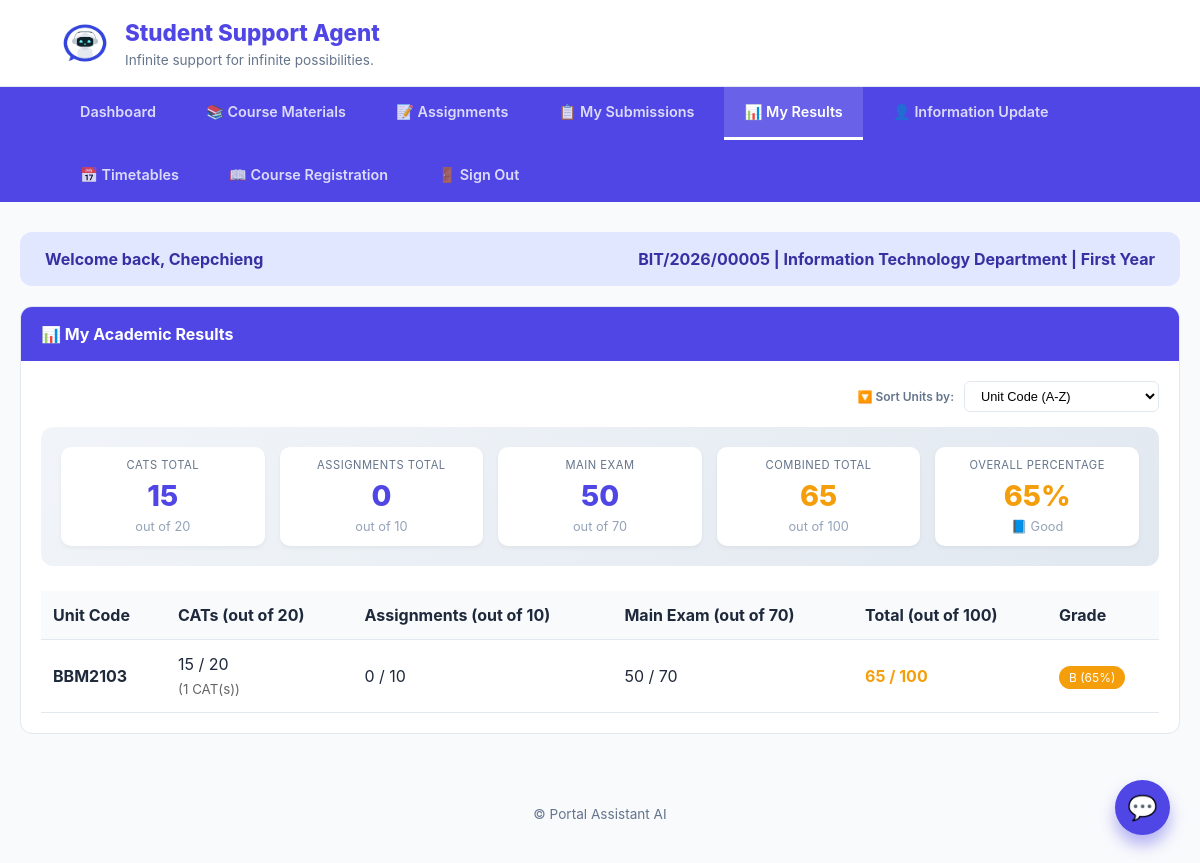
Screenshot of /Student/home.php?page=my_results (signed in) with the database file from the repository.
### tables this page shows
CREATE TABLE `users` (
  `id` int(11) NOT NULL,
  `full_name` varchar(100) NOT NULL,
  `reg_number` varchar(50) NOT NULL,
  `email` varchar(100) NOT NULL,
  `password` varchar(255) NOT NULL,
  `password_changed` tinyint(1) NOT NULL DEFAULT 0,
  `role` enum('student','admin','lecturer') NOT NULL DEFAULT 'student',
  `department` varchar(100) NOT NULL,
  `phone` varchar(20) DEFAULT NULL,
  `created_at` timestamp NOT NULL DEFAULT current_timestamp(),
  `survey_done` tinyint(1) DEFAULT 0
);

CREATE TABLE `assignment_submissions` (
  `id` int(11) NOT NULL,
  `assignment_id` int(11) NOT NULL,
  `unit_code` varchar(20) DEFAULT NULL,
  `student_reg` varchar(50) NOT NULL,
  `submission_text` longtext DEFAULT NULL,
  `file_path` varchar(500) DEFAULT NULL,
  `submitted_at` datetime NOT NULL,
  `obtained_marks` int(11) DEFAULT NULL,
  `total_marks` int(11) DEFAULT NULL,
  `feedback` text DEFAULT NULL,
  `status` enum('submitted','graded','late') DEFAULT 'submitted'
);

### Student/Home.php (the view, shortened to what this page needs)
<?php
$conn = mysqli_connect("localhost", "root", "", "Portal-Asisstant-AI");
$user_id = $_SESSION['user_id'];
$student_reg = $_SESSION['reg_number'];
$student_dept = $_SESSION['department'];
$sql = "SELECT full_name, reg_number, password, department, created_at FROM users WHERE id = ? AND role = 'student'";
$stmt = mysqli_prepare($conn, $sql);
mysqli_stmt_bind_param($stmt, "i", $user_id);
mysqli_stmt_execute($stmt);
$result = mysqli_stmt_get_result($stmt);
$student = mysqli_fetch_assoc($result);
function getStudentYearLevel($reg_number, $created_at) {
    if (preg_match('/\/(\d{4})\//', $reg_number, $matches)) {
        $admission_year = intval($matches[1]);
        $current_year = date('Y');
        $year_diff = $current_year - $admission_year;
        if ($year_diff == 0) return 'First Year';
    }
    return 'Fourth Year';
}
$student_year_level = getStudentYearLevel($student['reg_number'], $student['created_at']);
$name_parts = explode(" ", $student['full_name']);
$fname = $name_parts[0] ?? 'Student';
$page = $_GET['page'] ?? 'dashboard';
$results_sort = $_GET['results_sort'] ?? 'unit_asc';
?>
<!DOCTYPE html>
<html lang="en">
<head>
</head>
<body>
<header>
    <div class="branding">
        <img src="../Images/logo.jpg" class="logoimg" alt="Logo">
        <div>
            <h1>Student Support Agent</h1>
            <small>Infinite support for infinite possibilities.</small>
        </div>
    </div>
</header>
<nav>
    <a href="home.php?page=dashboard" class="<?php echo $page === 'dashboard' ? 'active' : ''; ?>">Dashboard</a>
    <a href="home.php?page=materials" class="<?php echo $page === 'materials' ? 'active' : ''; ?>">📚 Course Materials</a>
    <a href="home.php?page=assignments" class="<?php echo $page === 'assignments' ? 'active' : ''; ?>">📝 Assignments</a>
    <a href="home.php?page=my_submissions" class="<?php echo $page === 'my_submissions' ? 'active' : ''; ?>">📋 My Submissions</a>
    <a href="home.php?page=my_results" class="<?php echo $page === 'my_results' ? 'active' : ''; ?>">📊 My Results</a>
    <a href="personal_information.php">👤 Information Update</a>
    <a href="teaching_timetable.php">📅 Timetables</a>
    <a href="registration.php">📖 Course Registration</a>
    <a href="../logout.php">🚪 Sign Out</a>
</nav>
<div class="container">
    <div class="student-strip">
        <span>Welcome back, <?php echo htmlspecialchars($fname); ?></span>
        <span><?php echo htmlspecialchars($student['reg_number']); ?> | <?php echo htmlspecialchars($student_dept); ?> Department | <?php echo $student_year_level; ?></span>
    </div>
    <?php
    switch($page) {
        case 'dashboard': ?>
        <?php break;
case 'my_results':
    $results_query = "SELECT s.*, a.title as assignment_title, a.unit_code as assignment_unit_code, a.total_marks as assignment_total_marks, a.due_date, a.assessment_type
                     FROM assignment_submissions s
                     LEFT JOIN assignments a ON s.assignment_id = a.id
                     WHERE s.student_reg = '$student_reg'
                     AND (s.status = 'graded' OR s.assignment_id = 0)
                     ORDER BY COALESCE(a.unit_code, s.unit_code), s.submitted_at DESC";
    $results_result = mysqli_query($conn, $results_query);
    $unit_results = [];
    while($row = mysqli_fetch_assoc($results_result)) {
        $unit = $row['assignment_unit_code'] ?? $row['unit_code'];
        if (!isset($unit_results[$unit])) {
            $unit_results[$unit] = [
                'unit_code' => $unit,
                'cat_total' => 0,
                'assignment_total' => 0,
                'exam_score' => 0,
                'cat_count' => 0,
                'assignment_count' => 0
            ];
        }
        $assessment_type = $row['assessment_type'] ?? 'Assignment';
        $obtained = floatval($row['obtained_marks'] ?? 0);
        if ($row['assignment_id'] == 0) {
            if ($row['total_marks'] == 20) {
                $assessment_type = 'CAT';
            } elseif ($row['total_marks'] == 70) {
                $assessment_type = 'Exam';
            } else {
                $assessment_type = 'Assignment';
            }
        }
        if ($assessment_type == 'CAT') {
            $unit_results[$unit]['cat_total'] += $obtained;
            $unit_results[$unit]['cat_count']++;
        } elseif ($assessment_type == 'Exam') {
            $unit_results[$unit]['exam_score'] += $obtained;
        } else {
            $unit_results[$unit]['assignment_total'] += $obtained;
            $unit_results[$unit]['assignment_count']++;
        }
    }
    foreach($unit_results as $unit => $data) {
        $unit_results[$unit]['cat_total'] = min($data['cat_total'], 20);
        $unit_results[$unit]['assignment_total'] = min($data['assignment_total'], 10);
        $unit_results[$unit]['exam_score'] = min($data['exam_score'], 70);
        $unit_results[$unit]['total_score'] = $unit_results[$unit]['cat_total'] + $unit_results[$unit]['assignment_total'] + $unit_results[$unit]['exam_score'];
    }
    $unit_results_array = array_values($unit_results);
    usort($unit_results_array, function($a, $b) use ($results_sort) {
        if ($results_sort == 'cat_desc') return $b['cat_total'] <=> $a['cat_total'];
        if ($results_sort == 'assignment_desc') return $b['assignment_total'] <=> $a['assignment_total'];
        if ($results_sort == 'total_desc') return $b['total_score'] <=> $a['total_score'];
        if ($results_sort == 'total_asc') return $a['total_score'] <=> $b['total_score'];
        return strcmp($a['unit_code'], $b['unit_code']);
    });
    $total_cats = 0;
    $total_assignments = 0;
    $total_exam = 0;
    $total_overall = 0;
    foreach($unit_results_array as $unit) {
        $total_cats += $unit['cat_total'];
        $total_assignments += $unit['assignment_total'];
        $total_exam += $unit['exam_score'];
        $total_overall += $unit['total_score'];
    }
    $unit_count = count($unit_results_array);
    $max_cats = $unit_count * 20;
    $max_assignments = $unit_count * 10;
    $max_exam = $unit_count * 70;
    $max_total = $unit_count * 100;
    $overall_percentage = ($max_total > 0) ? ($total_overall / $max_total) * 100 : 0;
    $grade_color = $overall_percentage >= 70 ? '#10b981' : ($overall_percentage >= 50 ? '#f59e0b' : '#ef4444');
    ?>
    <div class="card">
        <div class="card-header">📊 My Academic Results</div>
        <div class="card-body">
            <div class="sort-bar">
                <label>🔽 Sort Units by:</label>
                <select onchange="location.href='home.php?page=my_results&results_sort='+this.value">
                    <option value="unit_asc" <?php echo $results_sort == 'unit_asc' ? 'selected' : ''; ?>>Unit Code (A-Z)</option>
                </select>
            </div>
            <div class="results-summary">
                <div class="result-stat">
                    <div class="label">CATs Total</div>
                    <div class="value"><?php echo $total_cats; ?></div>
                    <div class="total">out of <?php echo $max_cats; ?></div>
                </div>
                <div class="result-stat">
                    <div class="label">Assignments Total</div>
                    <div class="value"><?php echo $total_assignments; ?></div>
                    <div class="total">out of <?php echo $max_assignments; ?></div>
                </div>
                <div class="result-stat">
                    <div class="label">Main Exam</div>
                    <div class="value"><?php echo $total_exam; ?></div>
                    <div class="total">out of <?php echo $max_exam; ?></div>
                </div>
                <div class="result-stat">
                    <div class="label">Combined Total</div>
                    <div class="value" style="color: <?php echo $grade_color; ?>;"><?php echo $total_overall; ?></div>
                    <div class="total">out of <?php echo $max_total; ?></div>
                </div>
                <div class="result-stat">
                    <div class="label">Overall Percentage</div>
                    <div class="value" style="color: <?php echo $grade_color; ?>;"><?php echo round($overall_percentage, 1); ?>%</div>
                    <div class="total"><?php echo $overall_percentage >= 70 ? '🌟 Excellent' : ($overall_percentage >= 50 ? '📘 Good' : '📚 Need Improvement'); ?></div>
                </div>
            </div>
            <?php if (count($unit_results_array) == 0): ?>
                <div class="no-data">
                    <p>📭 No results available yet.</p>
                    <p>Once your assignments and exams are graded, they will appear here.</p>
                </div>
            <?php else: ?>
                <div style="overflow-x: auto;">
                    <table class="data-table">
                        <thead>
                            <tr>
                                <th>Unit Code</th>
                                <th>CATs (out of 20)</th>
                                <th>Assignments (out of 10)</th>
                                <th>Main Exam (out of 70)</th>
                                <th>Total (out of 100)</th>
                                <th>Grade</th>
                            </tr>
                        </thead>
                        <tbody>
                            <?php foreach($unit_results_array as $unit):
                                $total_display = $unit['cat_total'] + $unit['assignment_total'] + $unit['exam_score'];
                                $unit_percentage = ($total_display / 100) * 100;
                                $unit_grade = $unit_percentage >= 70 ? 'A' : ($unit_percentage >= 60 ? 'B' : ($unit_percentage >= 50 ? 'C' : ($unit_percentage >= 40 ? 'D' : 'F')));
                                $unit_grade_color = $unit_percentage >= 70 ? '#10b981' : ($unit_percentage >= 50 ? '#f59e0b' : '#ef4444');
                            ?>
                                <tr>
                                    <td><strong><?php echo $unit['unit_code']; ?></strong></td>
                                    <td>
                                        <?php echo $unit['cat_total']; ?> / 20
                                        <?php if($unit['cat_count'] > 0): ?>
                                            <br><small style="color:#666;">(<?php echo $unit['cat_count']; ?> CAT(s))</small>
                                        <?php endif; ?>
                                     </div>
                                    <td>
                                        <?php echo $unit['assignment_total']; ?> / 10
                                     </div>
                                    <td><?php echo $unit['exam_score']; ?> / 70</div>
                                    <td><strong style="color: <?php echo $unit_grade_color; ?>;"><?php echo $total_display; ?> / 100</strong></div>
                                    <td><span style="background: <?php echo $unit_grade_color; ?>; color: white; padding: 4px 10px; border-radius: 20px; font-size: 0.75rem;"><?php echo $unit_grade; ?> (<?php echo round($unit_percentage, 1); ?>%)</span></div>
                            <?php endforeach; ?>
            <?php endif; ?>
<?php break;
    }
    ?>
<div id="chat-fab" onclick="toggleChat()">💬</div>
<footer>
    &copy; Portal Assistant AI
</footer>
</body>
</html>

### Student/Home.php (style rules this page uses)
:root { --primary: #4f46e5; --primary-dark: #3730a3; --bg: #f8fafc; --white: #ffffff; --text-main: #1e293b; --text-light: #64748b; --border: #e2e8f0; --accent: #e0e7ff; --warning-bg: #fff7ed; --warning-text: #9a3412; --warning-border: #fdba74; --success: #10b981; --danger: #ef4444; }
body { font-family: 'Inter', system-ui, sans-serif; background: var(--bg); color: var(--text-main); margin: 0; line-height: 1.5; }
header { background: var(--white); border-bottom: 1px solid var(--border); padding: 1rem 5%; display: flex; align-items: center; justify-content: space-between; flex-wrap: wrap; gap: 15px; }
.branding { display: flex; align-items: center; gap: 15px; }
.logoimg { height: 50px; border-radius: 8px; }
.branding h1 { margin: 0; font-size: 1.4rem; color: var(--primary); font-weight: 800; }
.branding small { color: var(--text-light); display: block; font-size: 0.85rem; }
nav { background: var(--primary); padding: 0 5%; display: flex; gap: 10px; flex-wrap: wrap; }
nav a { color: rgba(255,255,255,0.8); text-decoration: none; padding: 14px 20px; font-size: 0.9rem; font-weight: 600; transition: 0.3s; border-bottom: 3px solid transparent; }
nav a.active { color: white; border-bottom: 3px solid white; background: rgba(255,255,255,0.15); }
.container { max-width: 1400px; margin: 30px auto; padding: 0 20px; }
.student-strip { background: var(--accent); padding: 15px 25px; border-radius: 12px; margin-bottom: 20px; display: flex; justify-content: space-between; align-items: center; color: var(--primary-dark); font-weight: 700; flex-wrap: wrap; gap: 10px; }
.card { background: var(--white); border-radius: 12px; border: 1px solid var(--border); overflow: hidden; }
.card-header { background: var(--primary); color: white; padding: 15px 20px; font-weight: 700; }
.card-body { padding: 20px; max-height: 500px; overflow-y: auto; }
.data-table { width: 100%; border-collapse: collapse; }
.data-table th, .data-table td { padding: 12px; text-align: left; border-bottom: 1px solid var(--border); }
.data-table th { background: var(--bg); font-weight: 700; }
.results-summary { display: grid; grid-template-columns: repeat(auto-fit, minmax(180px, 1fr)); gap: 15px; margin-bottom: 25px; padding: 20px; background: linear-gradient(135deg, #f1f5f9 0%, #e2e8f0 100%); border-radius: 12px; }
.result-stat { text-align: center; padding: 10px; background: white; border-radius: 10px; box-shadow: 0 2px 4px rgba(0,0,0,0.05); }
.result-stat .label { font-size: 0.7rem; color: #64748b; text-transform: uppercase; letter-spacing: 0.5px; }
.result-stat .value { font-size: 1.8rem; font-weight: 800; color: #4f46e5; }
.result-stat .total { font-size: 0.8rem; color: #94a3b8; }
footer { text-align: center; padding: 40px; color: var(--text-light); font-size: 0.85rem; }
.sort-bar { display: flex; justify-content: flex-end; margin-bottom: 15px; align-items: center; gap: 10px; flex-wrap: wrap; }
.sort-bar label { font-size: 0.75rem; font-weight: 600; color: var(--text-light); }
.sort-bar select { padding: 6px 12px; border: 1px solid var(--border); border-radius: 6px; font-size: 0.8rem; background: white; cursor: pointer; }
#chat-fab { position: fixed; bottom: 30px; right: 30px; background: var(--primary); color: white; width: 55px; height: 55px; border-radius: 50%; display: flex; align-items: center; justify-content: center; cursor: pointer; box-shadow: 0 10px 15px rgba(79, 70, 229, 0.4); z-index: 100; font-size: 1.5rem; border: none; }

### rows the page displays
users: full_name "Chepchieng", reg_number "BIT/2026/00005", student_year_level "First Year"
assignment_submissions: unit_code "BBM2103", cat_total "15", cat_count "1", assignment "0", obtained_marks "50", total_display "65", unit_grade "B", unit_percentage "65"

### other values shown
$student_dept "Information Technology"
$total_cats "15"
$max_cats "20"
$total_assignments "0"
$max_assignments "10"
$total_exam "50"
$max_exam "70"
$total_overall "65"
$max_total "100"
$overall_percentage "65"
